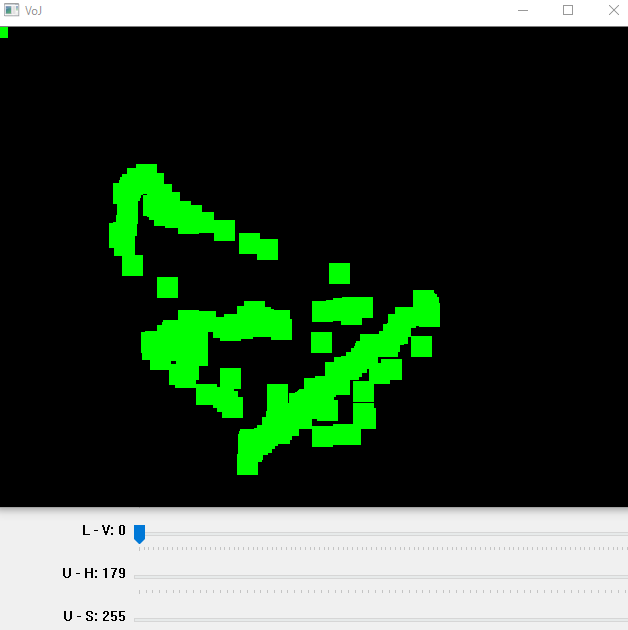
#> input picture SamratSukhi Projects/Vision of jarvis/C2apture.png, 628 x 630 px, given in place of the camera
$ python coordinate.py
#> lines starting #> are read from the running program, lines starting #| are printed output that depends on the picture; after the words box and inside, x2 and y2 are one past the last pixel; in counts of white or black regions, pixels touching at a corner belong together
import  cv2,time
import numpy as np
import pandas as pa

def nothing(x):
    pass

video=cv2.VideoCapture(0)

cv2.namedWindow("frame1")
cv2.createTrackbar("L - H","frame1",0,179,nothing)
cv2.createTrackbar("L - S","frame1",0,255,nothing)
cv2.createTrackbar("L - V","frame1",0,255,nothing)
cv2.createTrackbar("U - H","frame1",179,179,nothing)
cv2.createTrackbar("U - S","frame1",255,255,nothing)
cv2.createTrackbar("U - V","frame1",255,255,nothing)


while True:
    check, frame = video.read()
#> frame is the input picture: shape (630, 628, 3); mean B, G, R 56.4, 75.3, 56.3
    frame=cv2.flip(frame,1)
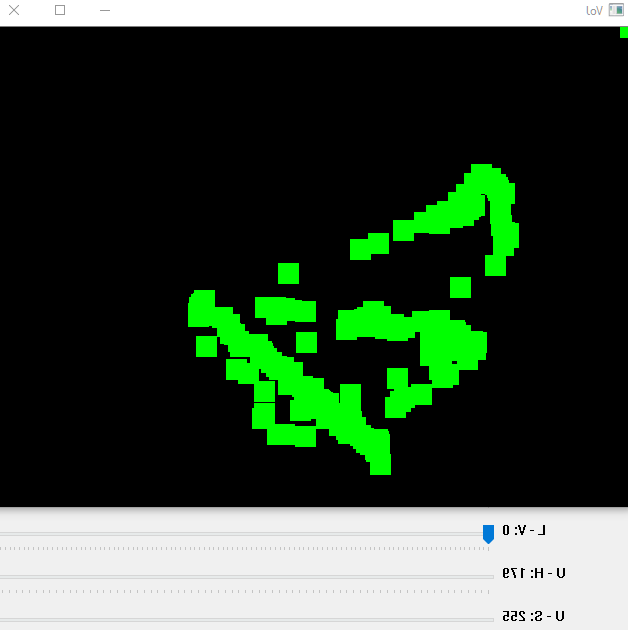
#> frame: shape (630, 628, 3); mean B, G, R 56.4, 75.3, 56.3
    blurred_frame=cv2.GaussianBlur(frame,(5,5),0)
    hsv=cv2.cvtColor(blurred_frame,cv2.COLOR_BGR2HSV)
#> hsv: shape (630, 628, 3); mean H, S, V 6.9, 23, 75.3

    l_h=cv2.getTrackbarPos("L - H","frame1")
    l_s=cv2.getTrackbarPos("L - S","frame1")
    l_v=cv2.getTrackbarPos("L - V","frame1")
    u_h=cv2.getTrackbarPos("U - H","frame1")
    u_s=cv2.getTrackbarPos("U - S","frame1")
    u_v=cv2.getTrackbarPos("U - V","frame1")

    lower_range=np.array([l_h,l_s,l_v])
    #lower_range=np.array([154,122,0])
    upper_range=np.array([u_h,u_s,u_v])

    mask=cv2.inRange(hsv,lower_range,upper_range)
#> mask: shape (630, 628); every value is 255
    #print(mask.size)

    contours, hierarchy= cv2.findContours(mask,cv2.RETR_TREE,cv2.CHAIN_APPROX_NONE)
#> contours = 1 contour; box (x1, y1, x2, y2) and area: (0, 0, 628, 630) 394383

    cv2.drawContours(frame,contours,-1,(0,255,0),3)
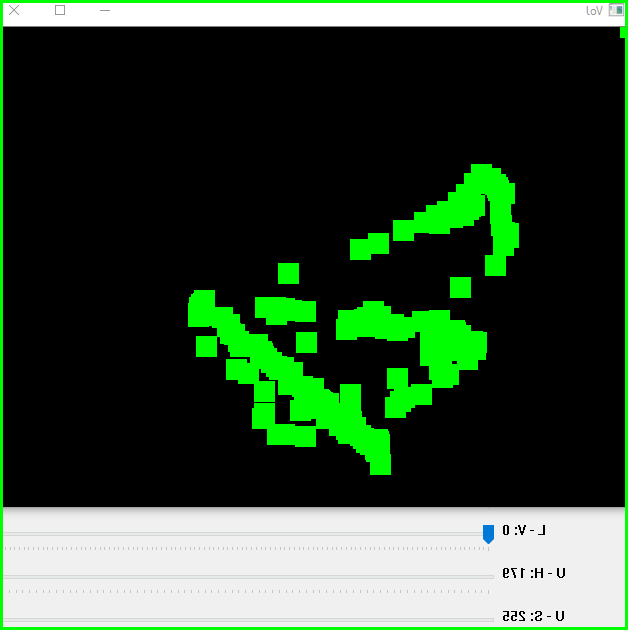
#> frame: shape (630, 628, 3); 1.89% of pixels changed, all inside (x1, y1, x2, y2) = (0, 0, 628, 630)

    result=cv2.bitwise_and(frame,frame,mask=mask)
    M = cv2.moments(mask)
#> M = moments, m00 100888200, centre m10/m00, m01/m00 = (313.5, 314.5)
    cX = int(M["m10"] / M["m00"])
#> cX = 313
    cY = int(M["m01"] / M["m00"])
#> cY = 314
    print(cX,cY)
#| 313 314
    cv2.circle(result,(cX,cY), 10, (0,0,255), -1)
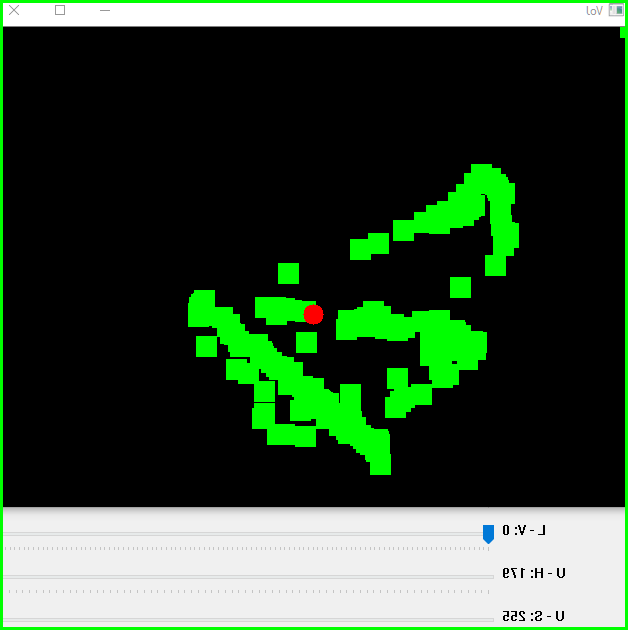
#> result: shape (630, 628, 3); 0.08% of pixels changed, all inside (x1, y1, x2, y2) = (303, 304, 324, 325)
# put text and highlight the center
#cv2.imshow("mask",mask)

    #cv2.imshow("hii",frame)

    cv2.imshow("result",result)

    key=cv2.waitKey(1)
#> (key q is pressed here)
    if key==ord('q'):
        break

video.release()
cv2.destroyAllWindows()

$ run again, on SamratSukhi Projects/Vision of jarvis/Captur2e.png
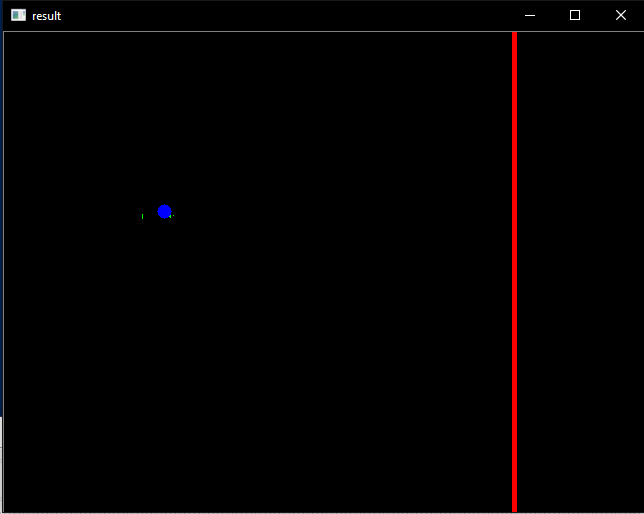
#> input picture SamratSukhi Projects/Vision of jarvis/Captur2e.png, 644 x 514 px, given in place of the camera
#> frame is the input picture: shape (514, 644, 3); mean B, G, R 1.6, 1.3, 3.1
#> hsv: shape (514, 644, 3); mean H, S, V 0.8, 4.4, 3.3
#> mask: shape (514, 644); every value is 255
#> contours = 1 contour; box (x1, y1, x2, y2) and area: (0, 0, 644, 514) 329859
#> `cv2.drawContours(frame,contours,-1,(0,255,0),3)`:
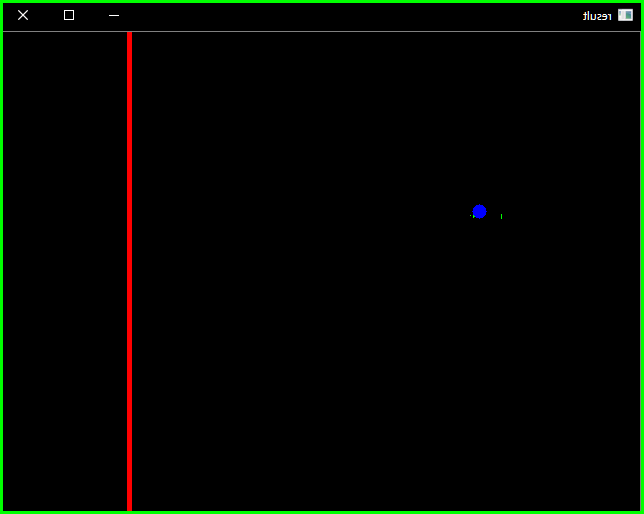
#> frame: shape (514, 644, 3); mean B, G, R 0.8, 6, 2.5
#> M = moments, m00 84409080, centre m10/m00, m01/m00 = (321.5, 256.5)
#> cX = 321
#> cY = 256
#| 321 256
#> `cv2.circle(result,(cX,cY), 10, (0,0,255), -1)`:
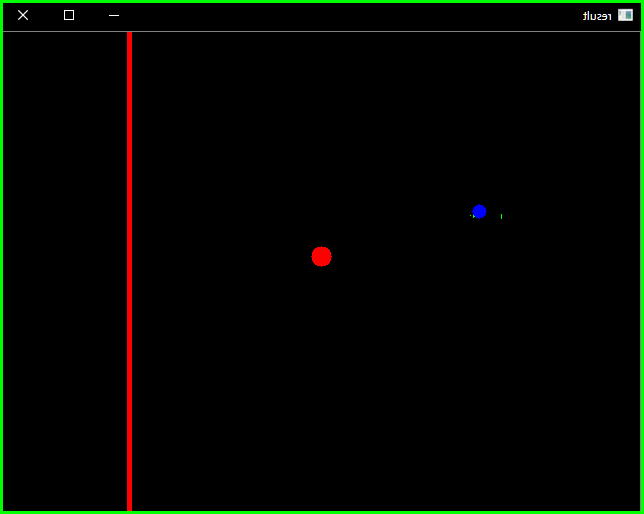
#> result: shape (514, 644, 3); 0.1% of pixels changed, all inside (x1, y1, x2, y2) = (311, 246, 332, 267)

$ run again, on SamratSukhi Projects/Vision of jarvis/Capture.PNG
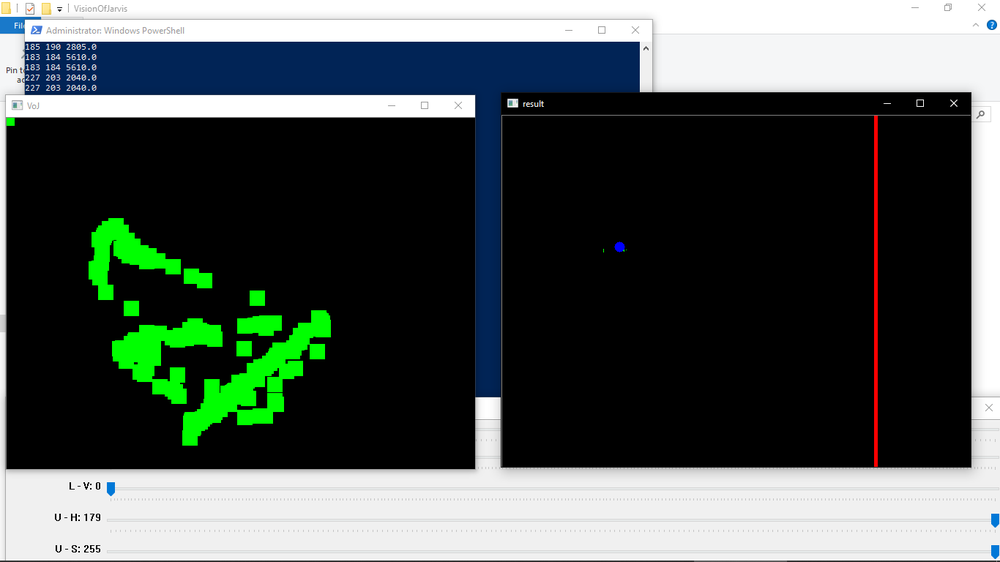
#> input picture SamratSukhi Projects/Vision of jarvis/Capture.PNG, 1000 x 562 px, shrunk from 1366 x 768 before the run, given in place of the camera
#> frame is the input picture: shape (562, 1000, 3); mean B, G, R 83.1, 86.6, 77.5
#> hsv: shape (562, 1000, 3); mean H, S, V 18.1, 29.5, 90.9
#> mask: shape (562, 1000); every value is 255
#> contours = 1 contour; box (x1, y1, x2, y2) and area: (0, 0, 1000, 562) 560439
#> `cv2.drawContours(frame,contours,-1,(0,255,0),3)`:
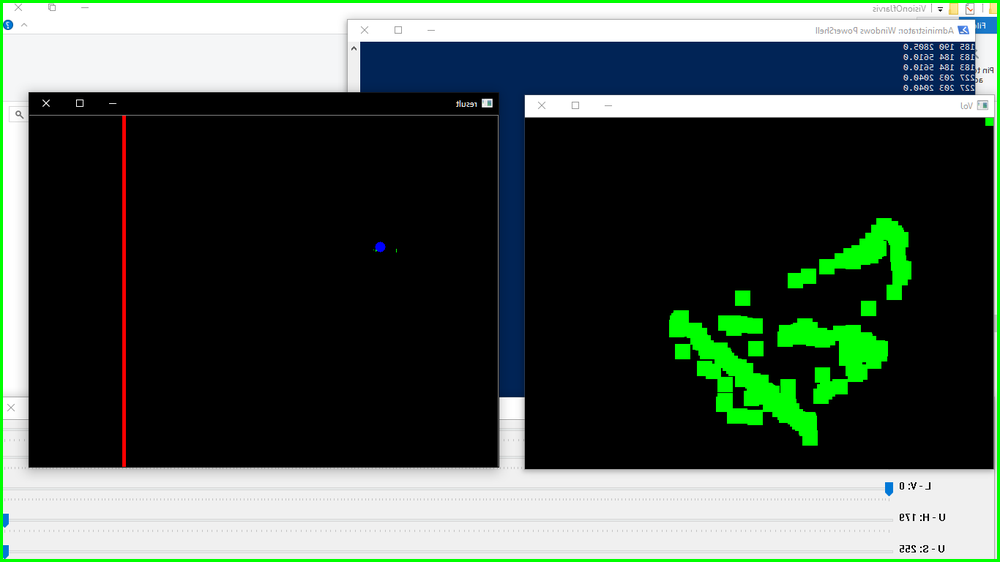
#> frame: shape (562, 1000, 3); mean B, G, R 79.5, 87.2, 73.9
#> M = moments, m00 143310000, centre m10/m00, m01/m00 = (499.5, 280.5)
#> cX = 499
#> cY = 280
#| 499 280
#> `cv2.circle(result,(cX,cY), 10, (0,0,255), -1)`:
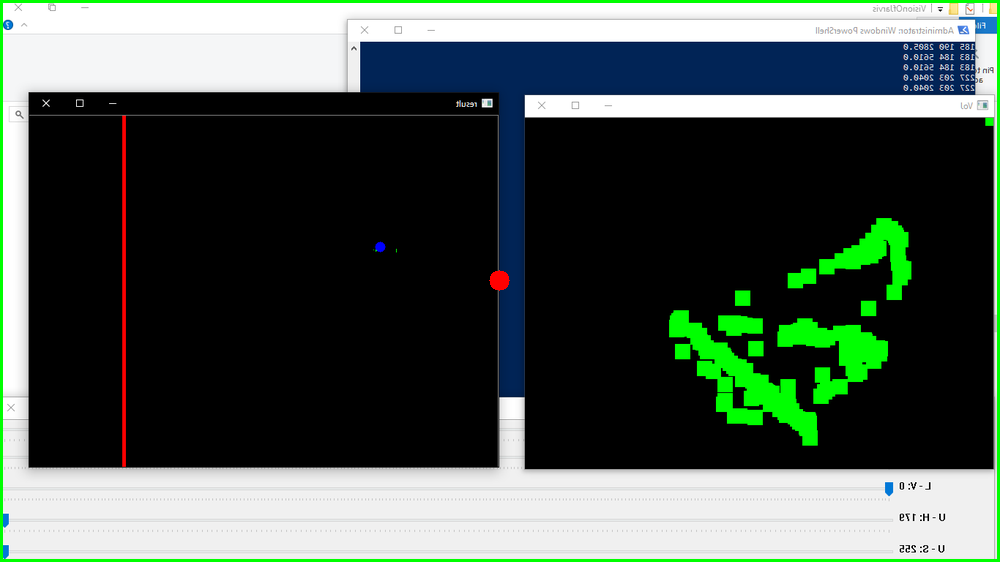
#> result: shape (562, 1000, 3); 0.06% of pixels changed, all inside (x1, y1, x2, y2) = (489, 270, 510, 291)
